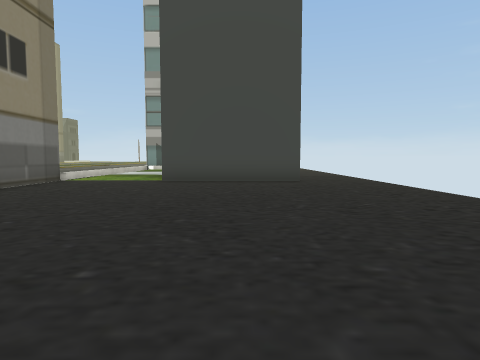
View 1 (above)

12 first-person views from a walk through a Unity game level. The camera is 1.4 m above the floor, tilts 4° down and sees 75° across. The floor is counted in squares, 2 m on a side. Each view is taken from the middle of a square. On the plan, view 1 faces up. The plan holds only what a view shows up to about 10 squares ahead; the rest is blank. The place goes on beyond the plan. The player character is not drawn. Some animated figures are not drawn. Some surface patterns are stand-ins.

View 2
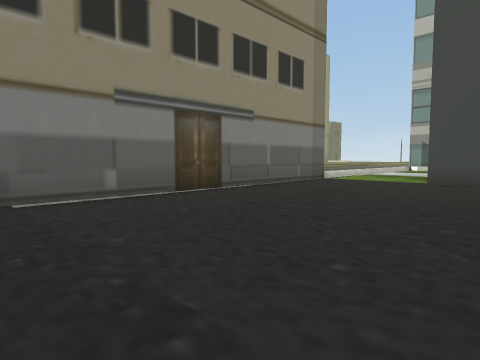

View 3
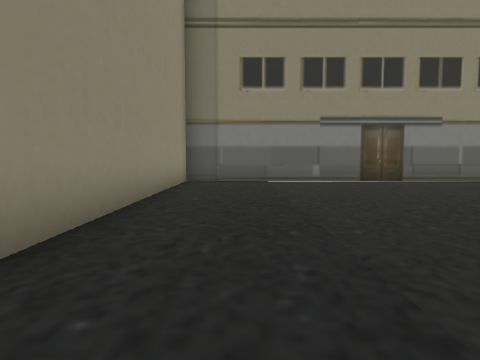

View 4
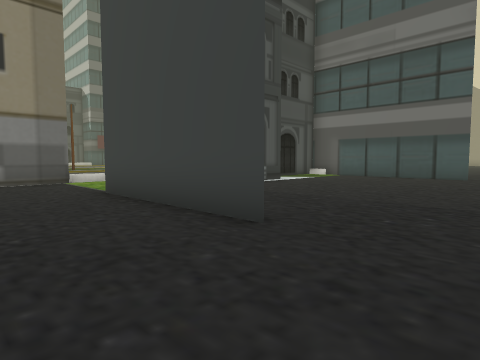

View 5
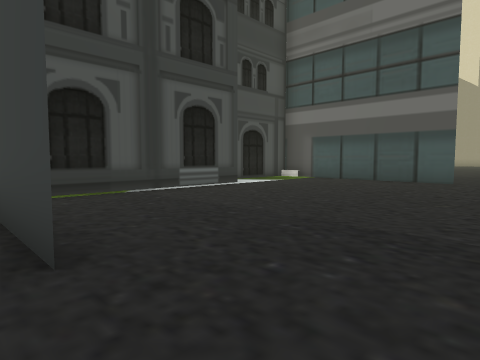

View 6
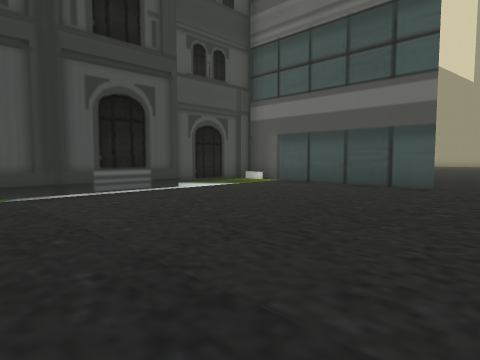

View 7
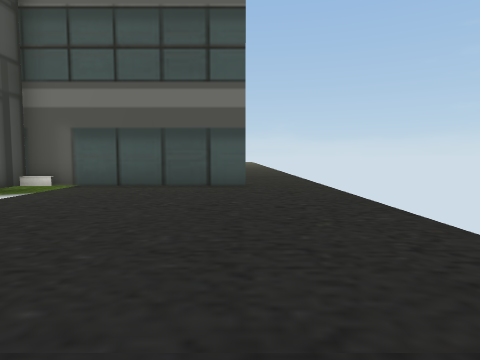

View 8
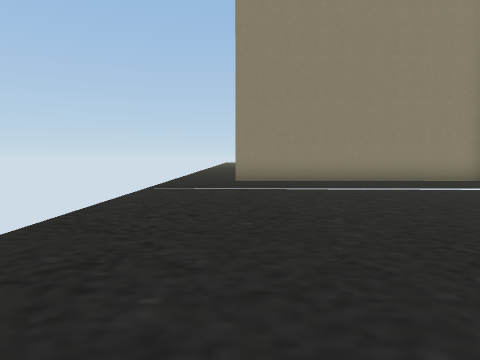

View 9
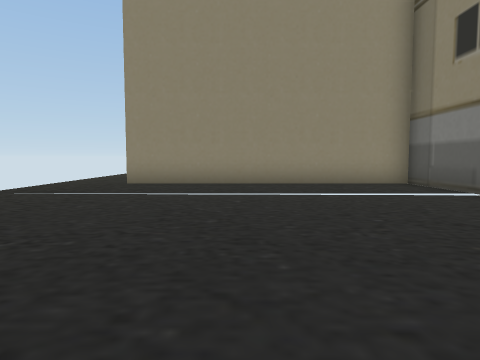

View 10
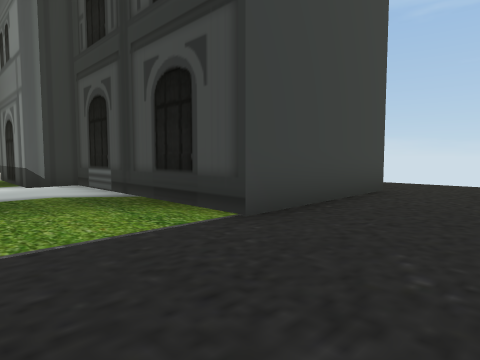

View 11
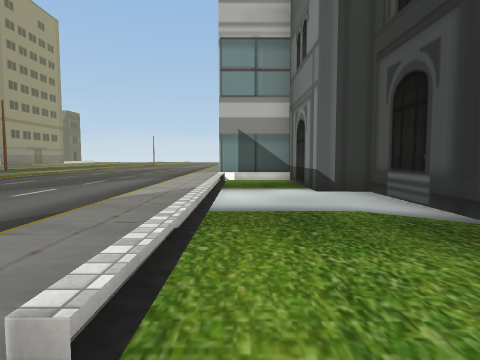

View 12
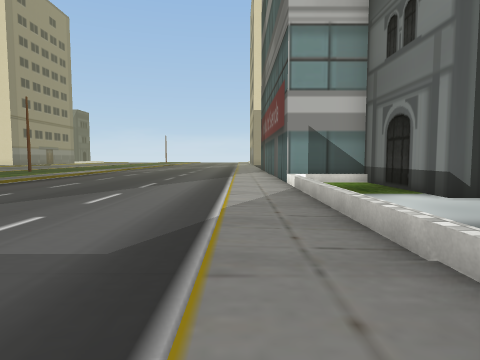

### Floor plan
Points are (right, up) in squares from view 1. A wall is a line through its corners. A room is listed if a view was taken in it or the views show most of it. See-through windows are left out.
Room 1 (views 1, 2, 3, 4, 5, 6, 7, 8, 9, 10)
walls: (1.9, 9.5) (-2.4, 9.5); (-5.7, 8.4) (-5.7, -1.7) (2.1, -1.7); (-2.4, 15.4) (-2.4, 10.5); (2.2, 18.9) (-3, 18.9); (-3.4, 19) (-3.4, 15.9)
ways out: opening at (-4, 9.3) to room 2; opening at (3.5, -2) to room 2; opening at (3.5, 19)
Room 2 (views 11, 12)
walls: (-5.7, 9.9) (-5.7, 8.4); (-2.4, 9.5) (-2.4, 15.3) (-3.4, 15.3) (-3.4, 19); (-5.7, 18.7) (-5.7, 20); (-3, 18.9) (-5.7, 18.9)
low walls: (-5.7, 11.6) (-5.7, 12.9); (-5.7, 14.5) (-5.7, 15.5); (-2.6, 18.7) (-5.7, 18.7)
ways out: opening at (-4, 9.3) to room 1; opening at (3.5, -2) to room 1

Where each view was taken, in squares from view 1:
view 1: 0 up, 0 right, facing up
view 2: 0 up, 0 right, facing up-left
view 3: 0 up, 4 right, facing left
view 4: 7 up, 4 right, facing up-left
view 5: 9 up, 4 right, facing up-left
view 6: 11 up, 4 right, facing up-left
view 7: 11 up, 2 right, facing up
view 8: 8 up, 2 right, facing down
view 9: 7 up, 1 left, facing down
view 10: 7 up, 5 left, facing up-right
view 11: 9 up, 5 left, facing up
view 12: 10 up, 7 left, facing up
